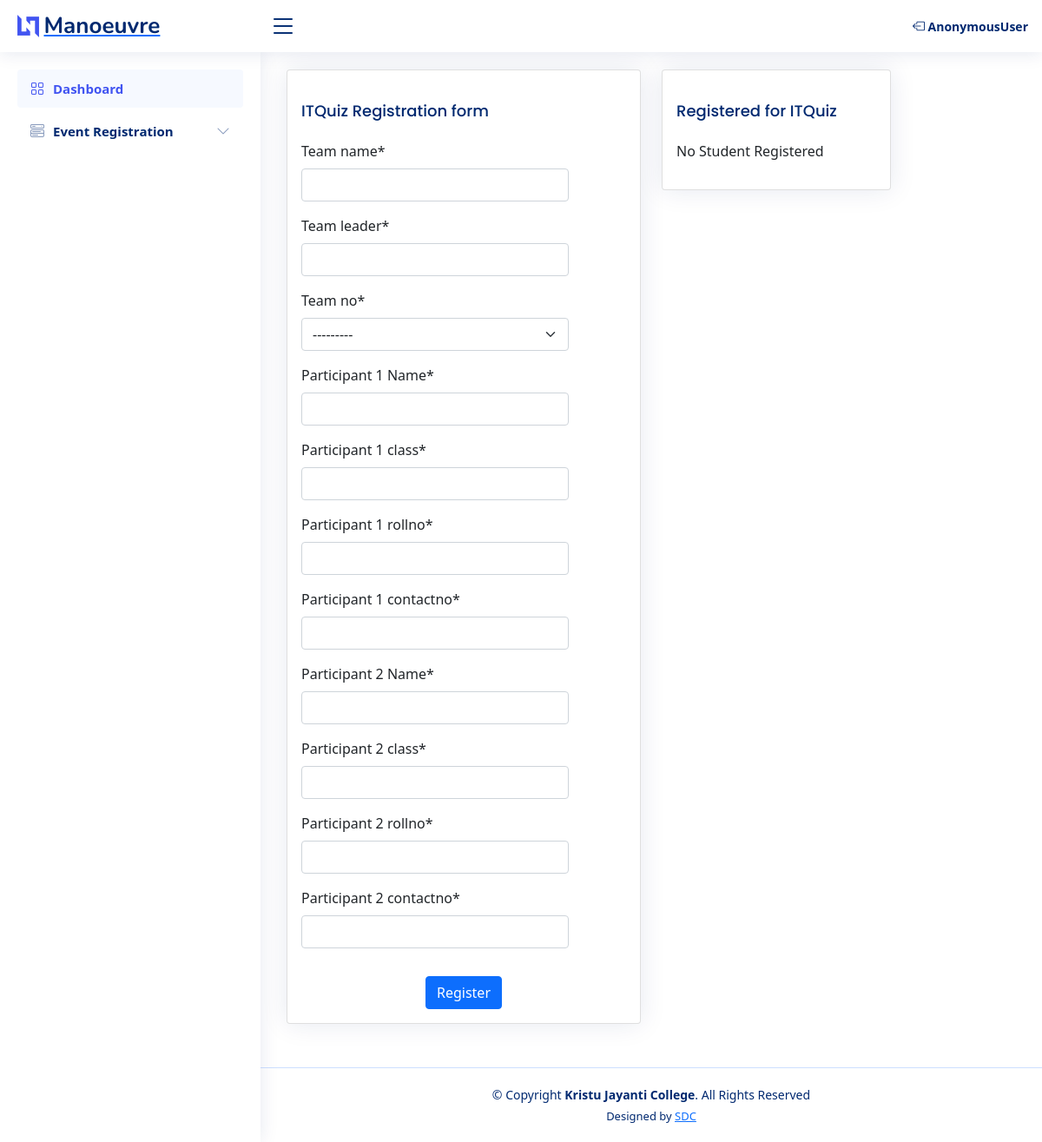
Page /registration/ITQuiz on the earlier database version.
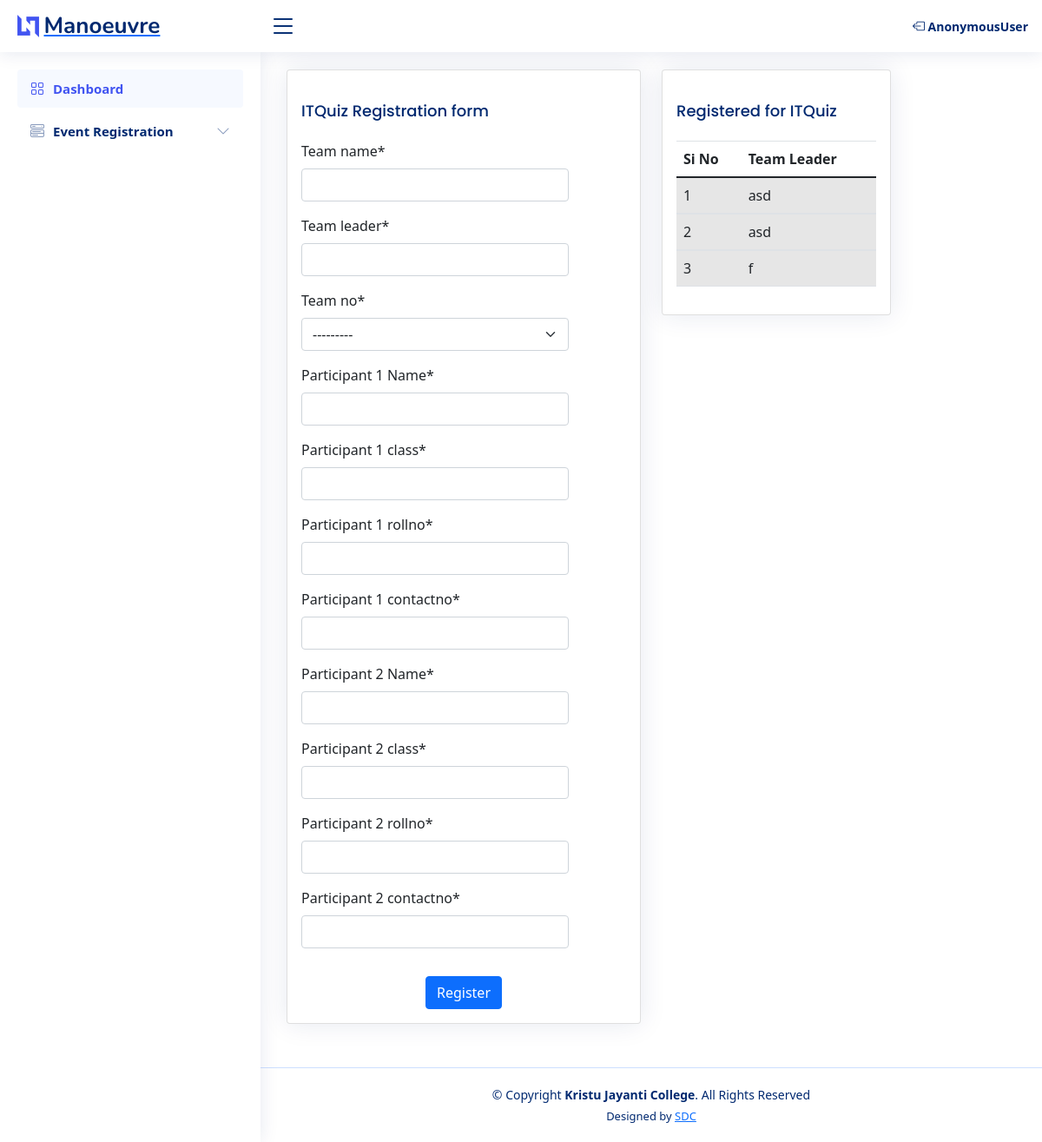
Same page on the later database version.
### application/models.py (models this page shows)
class IT_Quiz_Details(models.Model):
    team_name = models.CharField(
        max_length=100,
        null=False
    )
    team_leader = models.CharField(
        max_length=100,
        null=False
    )
    event_name = models.CharField(
        max_length= 50,
        default="IT Quiz",
        null=False,
        editable=False,
    )
    TEAM_CHOICES = [
        ('1', 'Team 1'),
        ('2', 'Team 2'),
        ('3', 'Team 3'),
        ('4', 'Team 4'),
        ('5', 'Team 5'),
        ('6', 'Team 6')
    ]
    team_no = models.CharField(
        max_length=100,
        null=False,
        choices=TEAM_CHOICES
    )
    participant_1_Name = models.CharField(
        max_length=50,
        null=False
    )
    participant_1_class = models.CharField(
        max_length=100,
        null=True
    )
    participant_1_rollno = models.CharField(
        max_length=100,
        null=True
    )
    participant_1_contactno = models.CharField(
        max_length=100,
        null=True
    )
    participant_2_Name = models.CharField(
        max_length=50,
        null=False
    )
    participant_2_class = models.CharField(
        max_length=100,
        null=True
    )
    participant_2_rollno = models.CharField(
        max_length=100,
        null=True
    )
    participant_2_contactno = models.CharField(
        max_length=100,
        null=True
    )

### application/views.py (the view, shortened to what this page needs)
# urls.py: path('registration/<str:event_name>', views.registration, name='registration'),
def registration(request, event_name):
    event=event_name
    print(event_name,event)
    if 'success_message' in request.session:
        del request.session['success_message']
    if event == "ITManager":
        form = itmanagerForm()
        registered_students = IT_manager_Details.objects.filter(event_name = "IT Manager")
        if request.method == 'POST':
            form = itmanagerForm(request.POST)
            if form.is_valid():
                form.save()
                request.session['success_message'] = 'registered'
                form = itmanagerForm()
        context = {
            'form': form,
            'event_name': event,
            'registered_students': registered_students,
        }
        return render(request,'registration.html', context)
    elif event == "ITQuiz":
        form = itquizForm()
        registered_students = IT_Quiz_Details.objects.filter(event_name = "IT Quiz")
        if request.method == 'POST':
            form = itquizForm(request.POST)
            if form.is_valid():
                form.save()
                request.session['success_message'] = 'registered'
                form = itquizForm()
        context = {
            'form': form,
            'event_name': event,
            'registered_students': registered_students,
        }
        return render(request,'registration.html', context)

### application/forms.py
class itquizForm(forms.ModelForm):
    class Meta:
        model = IT_Quiz_Details
        fields = '__all__'

### templates/registration.html (shortened to what this page needs)
{% extends 'base.html' %}
{% load crispy_forms_tags %}
{% load static%}
{% block content %}
<link rel="stylesheet" href="https://maxcdn.bootstrapcdn.com/bootstrap/4.5.2/css/bootstrap.min.css">
<section class="section">
    <div class="row">
      <div class="col-lg-6">
        <div class="card">
          <div class="card-body">
            <h5 class="card-title">{{event_name}} Registration form</h5>
            <form  method="post">
              <div class="row mb-3">
                <div class="col-sm-10">
                    {{ form|crispy }}
                </div>
              </div>
               <input type="submit" class="btn btn-primary" value="Register" style="display: block; margin: 0 auto;" >
            </form>
          </div>
        </div>
      </div>
      <div class="col-lg-4">
        <div class="card">
          <div class="card-body">
            <h5 class="card-title">Registered for {{event_name}}</h5>
            {%if registered_students %}
            <table class="table table-striped">
              <thead>
                  <tr>
                      <th>Si No</th>
                      <th>Team Leader</th>
                  </tr>
              </thead>
                {% for students in registered_students%}
                <td>{{ forloop.counter }}</td>
                <td>{{ students.team_leader }}</td>
                {% endfor %}
          </table>
            {%else%}
            <p>No Student Registered</p>
            {% endif %}
          </div>
        </div>
      </div>
    </div>
</section>
{% endblock %}

Differences in the rows shown:
added IT_Quiz_Details: team_leader "asd"
added IT_Quiz_Details: team_leader "asd"
added IT_Quiz_Details: team_leader "f"
Other differences:
text no longer shown: "No Student Registered"
text now shown: "Si No Team Leader"
